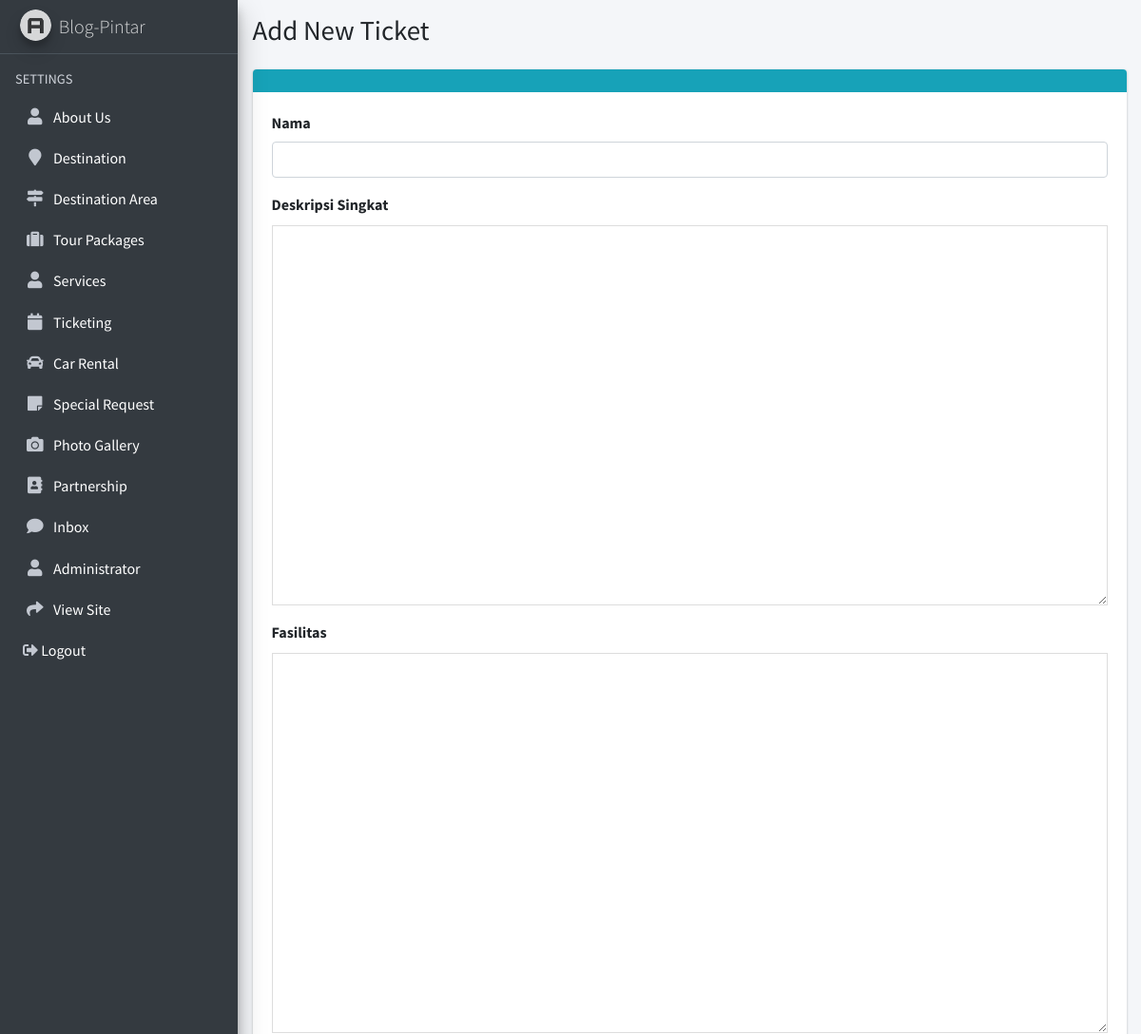
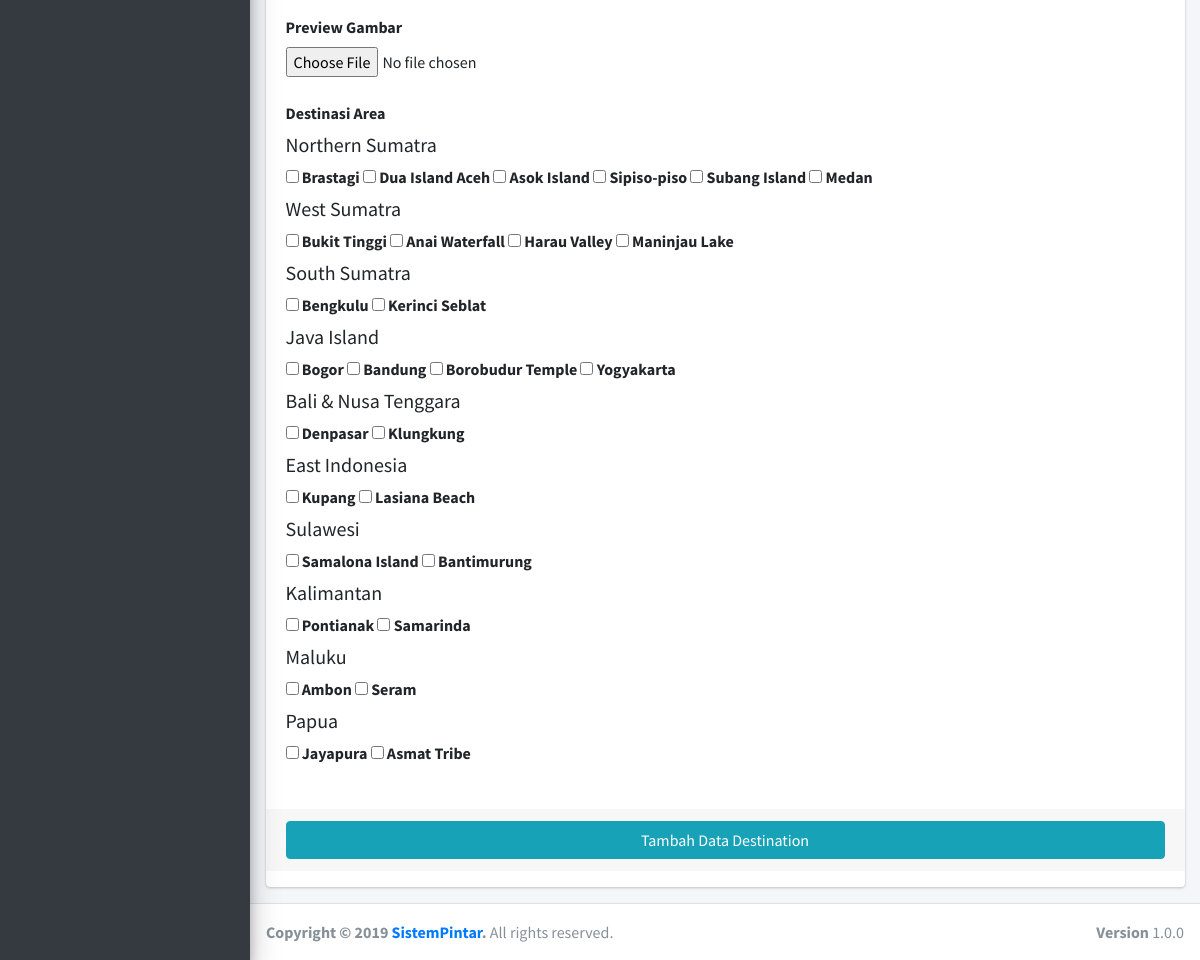
Page /admin/ticket/tambah.php (signed in) on the committed database (2 pictures, top to bottom).
### tables this page shows
CREATE TABLE `destinasi` (
  `id` int(10) NOT NULL,
  `nama` varchar(100) DEFAULT NULL,
  `deskripsi` text DEFAULT NULL,
  `deskripsi_singkat` text NOT NULL,
  `gambar` varchar(100) DEFAULT NULL
);

CREATE TABLE `destinasi_area` (
  `id_area` int(10) NOT NULL,
  `nama_area` varchar(100) DEFAULT NULL,
  `deskripsi_area` text DEFAULT NULL,
  `deskripsi_area_singkat` text DEFAULT NULL,
  `gambar_area` varchar(100) DEFAULT NULL,
  `destinasi_id` int(10) DEFAULT NULL
);

### admin/ticket/tambah.php (the view, shortened to what this page needs)
<!DOCTYPE html>
<html>
<?php include '../adm_template/head.php'; ?>
<body class="hold-transition sidebar-mini">
    <div class="wrapper">
		<?php include '../adm_template/sidebar.php'; ?>
        <div class="content-wrapper">
            <section class="content-header">
                <div class="container-fluid">
                    <div class="row mb-2">
                        <div class="col-sm-6">
                            <h1>Add New Ticket</h1>
                        </div>
                    </div>
                </div>
            </section>
            <section class="content">
                <div class="container-fluid">
                    <div class="row">
                        <div class="col-md-12">
                            <div class="card card-info">
                                <div class="card-header">
                                </div>
                                <form role="form" method="POST" action="tambah-aksi" enctype="multipart/form-data">
                                    <div class="card-body">
                                        <div class="form-group">
                                            <label for="exampleInputEmail1">Nama</label>
                                            <input name="nama" type="text" class="form-control" id="exampleInputEmail1">
                                        </div>
                                        <div class="form-group">
                                            <label for="exampleInputPassword1">Deskripsi Singkat</label>
                                            <div class="card-tools" style="margin-top: -22px;">
                                                <button type="button" class="btn btn-tool btn-sm" data-card-widget="collapse" data-toggle="tooltip" title="Collapse">
                                                    <i class="fas fa-minus"></i>
                                                 </button>
                                                 <button type="button" class="btn btn-tool btn-sm" data-card-widget="remove" data-toggle="tooltip"
                                                     title="Remove">
                                                     <i class="fas fa-times"></i>
                                                 </button>
                                            </div>
                                            <div class="pad">
                                                <div class="">
                                                    <textarea name="deskripsi" class="textarea" style="width: 100%; height: 400px; font-size: 14px; line-height: 18px; border: 1px solid #dddddd; padding: 10px;">
                                                    </textarea>
                                                </div>
                                            </div>
                                        </div>
                                        <div class="form-group">
                                            <label for="exampleInputPassword1">Fasilitas</label>
                                            <div class="card-tools" style="margin-top: -22px;">
                                                <button type="button" class="btn btn-tool btn-sm" data-card-widget="collapse" data-toggle="tooltip" title="Collapse">
                                                    <i class="fas fa-minus"></i>
                                                 </button>
                                                 <button type="button" class="btn btn-tool btn-sm" data-card-widget="remove" data-toggle="tooltip"
                                                     title="Remove">
                                                     <i class="fas fa-times"></i>
                                                 </button>
                                            </div>
                                            <div class="pad">
                                                <div class="">
                                                    <textarea name="fasilitas" class="textarea" style="width: 100%; height: 400px; font-size: 14px; line-height: 18px; border: 1px solid #dddddd; padding: 10px;">
                                                    </textarea>
                                                </div>
                                            </div>
                                        </div>
                                        <div class="form-group">
                                            <label for="customFile">Preview Gambar</label>
                                            <img id="image-preview" alt="image preview"/><br/>
                                            <div class="custom-file">
                                                <input type="file" class="" name="gambar" id="image-source" onchange="previewImage();">
                                            </div>
                                        </div>
                                        <div class="form-group">
                                            <label for="exampleInputPassword1">Destinasi Area</label>
                                            <div class="">
                                                <?php
                                                $query_mysql = mysqli_query($koneksi,"SELECT DISTINCT(d.id),d.nama FROM destinasi AS d INNER JOIN destinasi_area AS da ON d.id = da.destinasi_id ")or die(mysqli_error());
                                                while($data = mysqli_fetch_array($query_mysql)){
                                                    $id = $data['id'];
                                                    $nama = $data['nama'];
                                                ?>
                                                <h5><?= $nama ?></h5>
                                                <?php
                                                $query_mysql2 = mysqli_query($koneksi,"SELECT * FROM destinasi_area WHERE destinasi_id = $id")or die(mysqli_error());
                                                while($data2 = mysqli_fetch_array($query_mysql2)){
                                                    ?>
                                                    <label><input type="checkbox" name="data_des[]" value="<?= $data2['id_area']?>" > <?= $data2['nama_area'] ?></label>
                                                <?php } ?>
                                                <?php } ?>
                                            </div>
                                        </div>
                                    </div>
                                    <div class="card-footer">
                                        <button type="submit" class="btn btn-block btn-info">Tambah Data Destination</button>
                                    </div>
                                </form>
                            </div>
                        </div>
                    </div>
                </div>
            </section>
        </div>
        <?php include '../adm_template/footer.php'; ?>
    </div>
</body>
</html>

### admin/adm_template/head.php (shortened to what this page needs)
<head>
  <link rel="stylesheet" href="../plugins/fontawesome-free/css/all.min.css">
  <link rel="stylesheet" href="https://code.ionicframework.com/ionicons/2.0.1/css/ionicons.min.css">
  <link rel="stylesheet" href="../plugins/tempusdominus-bootstrap-4/css/tempusdominus-bootstrap-4.min.css">
  <link rel="stylesheet" href="../plugins/icheck-bootstrap/icheck-bootstrap.min.css">
  <link rel="stylesheet" href="../plugins/jqvmap/jqvmap.min.css">
  <link rel="stylesheet" href="../dist/css/adminlte.min.css">
  <link rel="stylesheet" href="../plugins/overlayScrollbars/css/OverlayScrollbars.min.css">
  <link rel="stylesheet" href="../plugins/daterangepicker/daterangepicker.css">
  <link rel="stylesheet" href="../plugins/summernote/summernote-bs4.css">
  <link rel="stylesheet" href="../plugins/datatables-bs4/css/dataTables.bootstrap4.css">
</head>

### admin/adm_template/sidebar.php
<aside class="main-sidebar sidebar-dark-primary elevation-4">
  <a href="index" class="brand-link">
    <img src="../dist/img/AdminLTELogo.png" alt="AdminLTE Logo" class="brand-image img-circle elevation-3"
         style="opacity: .8">
    <span class="brand-text font-weight-light">Blog-Pintar</span>
  </a>
  <div class="sidebar">
    <?php include '../adm_template/sidebar_menu.php'; ?>
  </div>
</aside>

### admin/adm_template/sidebar_menu.php
<nav class="mt-2">
  <ul class="nav nav-pills nav-sidebar flex-column" data-widget="treeview" role="menu" data-accordion="false">
    <li class="nav-header">SETTINGS</li>
    <li class="nav-item">
      <a href="../tentang" class="nav-link">
        <i class="nav-icon fa fa-user"></i>
        <p style="color: white">
          About Us
        </p>
      </a>
    </li>
    <li class="nav-item">
      <a href="../destination" class="nav-link">
        <i class="nav-icon fa fa-map-marker"></i>
        <p style="color: white">
          Destination
        </p>
      </a>
    </li>
    <li class="nav-item">
      <a href="../destination-area" class="nav-link">
        <i class="nav-icon fa fa-map-signs"></i>
        <p style="color: white">
          Destination Area
        </p>
      </a>
    </li>
    <li class="nav-item">
      <a href="../tour-packages" class="nav-link">
        <i class="nav-icon fa fa-suitcase"></i>
        <p style="color: white">
          Tour Packages
        </p>
      </a>
    </li>
    <li class="nav-item">
      <a href="../destination-area" class="nav-link">
        <i class="nav-icon fa fa-user"></i>
        <p style="color: white">
          Services
        </p>
      </a>
    </li>
    <li class="nav-item">
      <a href="../ticket" class="nav-link">
        <i class="nav-icon fa fa-calendar"></i>
        <p style="color: white">
          Ticketing
        </p>
      </a>
    </li>
    <li class="nav-item">
      <a href="../rental" class="nav-link">
        <i class="nav-icon fa fa-car"></i>
        <p style="color: white">
          Car Rental
        </p>
      </a>
    </li>
    <li class="nav-item">
      <a href="../request" class="nav-link">
        <i class="nav-icon fa fa-sticky-note"></i>
        <p style="color: white">
          Special Request
        </p>
      </a>
    </li>
    <li class="nav-item">
      <a href="../galeri" class="nav-link">
        <i class="nav-icon fa fa-camera"></i>
        <p style="color: white">
          Photo Gallery
        </p>
      </a>
    </li>
    <li class="nav-item">
      <a href="../testimonial/" class="nav-link">
        <i class="nav-icon fa fa-address-book"></i>
        <p style="color: white">
          Partnership
        </p>
      </a>
    </li>
    <li class="nav-item">
      <a href="../inbox" class="nav-link">
        <i class="nav-icon fa fa-comment"></i>
        <p style="color: white">
          Inbox
        </p>
      </a>
    </li>
    <li class="nav-item">
      <a href="../admin" class="nav-link">
        <i class="nav-icon fa fa-user"></i>
        <p style="color: white">
          Administrator
        </p>
      </a>
    </li>
    <li class="nav-item">
      <a href="../../index" class="nav-link" target="_blank">
        <i class="nav-icon fa fa-share"></i>
        <p style="color: white">
          View Site
        </p>
      </a>
    </li>
    <li class="nav-item">
      <a href="../logout" class="nav-link">
        <i class="fas fa-sign-out-alt"></i>
        <p style="color: white">
          Logout
        </p>
      </a>
    </li>
  </ul>
</nav>

### admin/adm_template/footer.php
<footer class="main-footer">
  <strong>Copyright &copy; 2019 <a href="sistempintar.com">SistemPintar</a>.</strong>
  All rights reserved.
  <div class="float-right d-none d-sm-inline-block">
    <b>Version</b> 1.0.0
  </div>
</footer>

### rows in the picture
destinasi: nama "Northern Sumatra"
destinasi_area: nama_area "Brastagi"
destinasi_area: nama_area "Dua Island Aceh"
destinasi_area: nama_area "Asok Island"
destinasi_area: nama_area "Sipiso-piso"
destinasi_area: nama_area "Subang Island"
destinasi_area: nama_area "Medan"
destinasi: nama "West Sumatra"
destinasi_area: nama_area "Bukit Tinggi"
destinasi_area: nama_area "Anai Waterfall"
destinasi_area: nama_area "Harau Valley"
destinasi_area: nama_area "Maninjau Lake"
destinasi: nama "South Sumatra"
destinasi_area: nama_area "Bengkulu"
destinasi_area: nama_area "Kerinci Seblat"
destinasi: nama "Java Island"
destinasi_area: nama_area "Bogor"
destinasi_area: nama_area "Bandung"
destinasi_area: nama_area "Borobudur Temple"
destinasi_area: nama_area "Yogyakarta"
destinasi: nama "Bali & Nusa Tenggara"
destinasi_area: nama_area "Denpasar"
destinasi_area: nama_area "Klungkung"
destinasi: nama "East Indonesia"
destinasi_area: nama_area "Kupang"
destinasi_area: nama_area "Lasiana Beach"
destinasi: nama "Sulawesi"
destinasi_area: nama_area "Samalona Island"
destinasi_area: nama_area "Bantimurung"
destinasi: nama "Kalimantan"
destinasi_area: nama_area "Pontianak"
destinasi_area: nama_area "Samarinda"
destinasi: nama "Maluku"
destinasi_area: nama_area "Ambon"
destinasi_area: nama_area "Seram"
destinasi: nama "Papua"
destinasi_area: nama_area "Jayapura"
destinasi_area: nama_area "Asmat Tribe"
